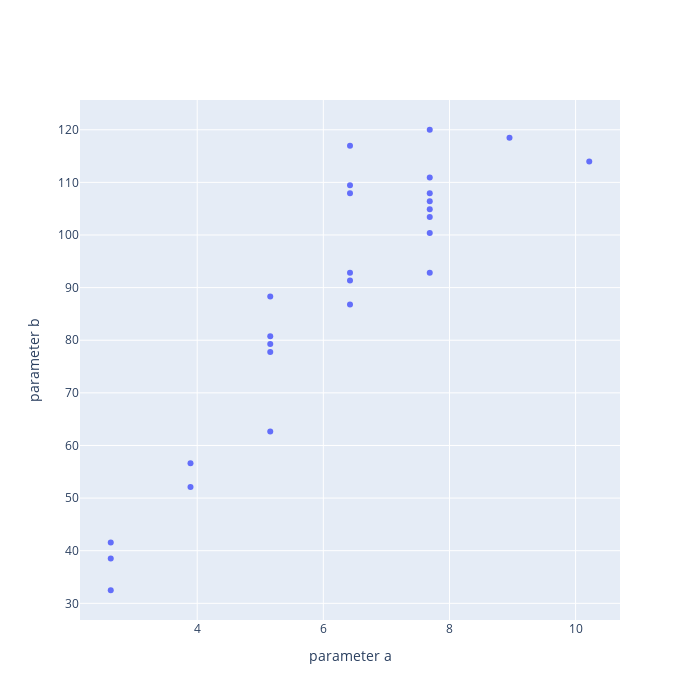

Notebook code for this chart:
### Code cell
fig= [go.Scatter(
    x= coords_line[:,0],
    y= coords_line[:,1],
    mode= "markers"
)]


layout= go.Layout(
    xaxis= dict(
        title= 'parameter a'
    ),
    yaxis= dict(
        title= 'parameter b'
    ),
    height= 700,
    width= 700
)

Figure= go.Figure(data= fig,layout= layout)

iplot(Figure)

### Figure 1 — Plotly figure (JSON) as saved in the notebook; plotly's stock layout.template omitted (floating-point values rounded to 4 significant figures)
{"data": [{"mode": "markers", "type": "scatter", "x": [2.629, 2.629, 2.629, 3.894, 3.894, 5.158, 5.158, 5.158, 5.158, 5.158, 6.423, 6.423, 6.423, 6.423, 6.423, 6.423, 7.687, 7.687, 7.687, 7.687, 7.687, 7.687, 7.687, 7.687, 8.952, 10.22], "y": [32.49, 38.52, 41.54, 52.1, 56.63, 62.66, 77.75, 79.26, 80.77, 88.31, 86.81, 91.33, 92.84, 107.9, 109.4, 117.0, 92.84, 100.4, 103.4, 104.9, 106.4, 107.9, 110.9, 120, 118.5, 114.0]}], "layout": {"height": 700, "width": 700, "xaxis": {"title": {"text": "parameter a"}}, "yaxis": {"title": {"text": "parameter b"}}}}
